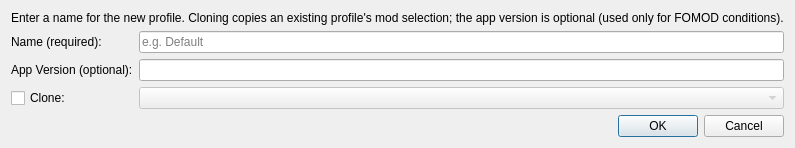
<?xml version="1.0" encoding="UTF-8"?>
<ui version="4.0">
 <class>AddProfileDialog</class>
 <widget class="QDialog" name="AddProfileDialog">
  <property name="geometry">
   <rect>
    <x>0</x>
    <y>0</y>
    <width>360</width>
    <height>126</height>
   </rect>
  </property>
  <property name="windowTitle">
   <string>New Profile</string>
  </property>
  <layout class="QGridLayout" name="gridLayout_2">
   <item row="0" column="0">
    <widget class="QLabel" name="label">
     <property name="text">
      <string>Enter a name for the new profile. Cloning copies an existing profile's mod selection; the app version is optional (used only for FOMOD conditions).</string>
     </property>
    </widget>
   </item>
   <item row="1" column="0">
    <layout class="QGridLayout" name="gridLayout">
     <item row="2" column="0">
      <widget class="QCheckBox" name="clone_check_box">
       <property name="toolTip">
        <string>Copy configuration from existing profile</string>
       </property>
       <property name="text">
        <string>Clone:</string>
       </property>
      </widget>
     </item>
     <item row="2" column="1">
      <widget class="QComboBox" name="clone_selection_box">
       <property name="enabled">
        <bool>false</bool>
       </property>
      </widget>
     </item>
     <item row="0" column="0">
      <widget class="QLabel" name="label_2">
       <property name="toolTip">
        <string>Profile name</string>
       </property>
       <property name="text">
        <string>Name (required):</string>
       </property>
      </widget>
     </item>
     <item row="0" column="1">
      <widget class="ValidatingLineEdit" name="name_field">
       <property name="placeholderText">
        <string>e.g. Default</string>
       </property>
      </widget>
     </item>
     <item row="1" column="0">
      <widget class="QLabel" name="label_3">
       <property name="text">
        <string>App Version (optional):</string>
       </property>
      </widget>
     </item>
     <item row="1" column="1">
      <widget class="QLineEdit" name="app_version_field"/>
     </item>
    </layout>
   </item>
   <item row="2" column="0">
    <spacer name="verticalSpacer">
     <property name="orientation">
      <enum>Qt::Vertical</enum>
     </property>
     <property name="sizeHint" stdset="0">
      <size>
       <width>20</width>
       <height>0</height>
      </size>
     </property>
    </spacer>
   </item>
   <item row="3" column="0">
    <widget class="QDialogButtonBox" name="buttonBox">
     <property name="orientation">
      <enum>Qt::Horizontal</enum>
     </property>
     <property name="standardButtons">
      <set>QDialogButtonBox::Cancel|QDialogButtonBox::Ok</set>
     </property>
    </widget>
   </item>
  </layout>
 </widget>
 <customwidgets>
  <customwidget>
   <class>ValidatingLineEdit</class>
   <extends>QLineEdit</extends>
   <header>ui/validatinglineedit.h</header>
  </customwidget>
 </customwidgets>
 <resources/>
 <connections>
  <connection>
   <sender>buttonBox</sender>
   <signal>accepted()</signal>
   <receiver>AddProfileDialog</receiver>
   <slot>accept()</slot>
   <hints>
    <hint type="sourcelabel">
     <x>248</x>
     <y>254</y>
    </hint>
    <hint type="destinationlabel">
     <x>157</x>
     <y>274</y>
    </hint>
   </hints>
  </connection>
  <connection>
   <sender>buttonBox</sender>
   <signal>rejected()</signal>
   <receiver>AddProfileDialog</receiver>
   <slot>reject()</slot>
   <hints>
    <hint type="sourcelabel">
     <x>316</x>
     <y>260</y>
    </hint>
    <hint type="destinationlabel">
     <x>286</x>
     <y>274</y>
    </hint>
   </hints>
  </connection>
 </connections>
</ui>
